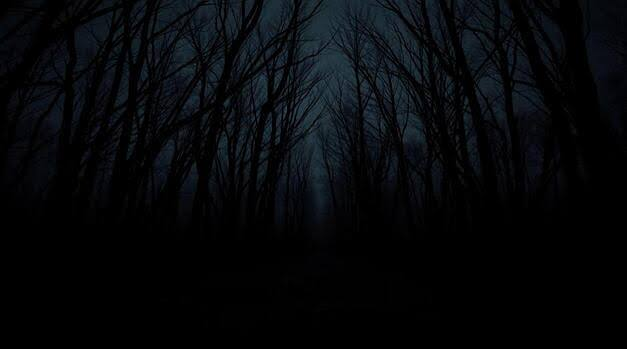
#> input picture images (4).jpeg, 627 x 349 px
$ python tensor.py
#> lines starting #> are read from the running program, lines starting #| are printed output that depends on the picture
import cv2
import numpy as np

#check if the image exists and is valid
img = cv2.imread("images (4).jpeg") #Reads image
#> img is the input picture: shape (349, 627, 3); mean B, G, R 10.6, 8, 6.1

if img is None:
    raise FileNotFoundError("File not found")

if img.ndim != 3 or img.shape[2] != 3:
    raise ValueError("Image must have 3 colour channels")

height, width, channels = img.shape
#> height = 349; width = 627; channels = 3

if height < 224 or width < 224:
    raise ValueError("Image is too small")

# Crop the image to 224x224 pixels
center_x = width // 2
#> center_x = 313
center_y = height // 2
#> center_y = 174

cropped = img[center_y-112:center_y+112,
              center_x-112:center_x+112]
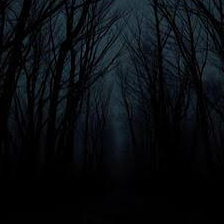
#> cropped: shape (224, 224, 3); mean B, G, R 16.8, 13, 9.8

#configuration for the filter mode
mode = "BERSERK"

filtered = cropped.copy()

if mode == "BERSERK":
    filtered[:, :, 0] = 0
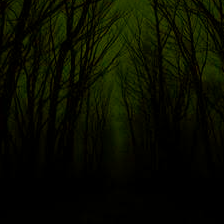
#> filtered: shape (224, 224, 3); mean B, G, R 0, 13, 9.8
    filtered[:, :, 1] = 0
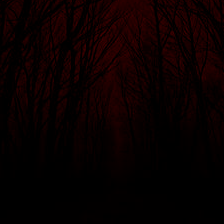
#> filtered: shape (224, 224, 3); mean B, G, R 0, 0, 9.8

elif mode == "NIGHT_VISION":

    # 1. Convert to grayscale to isolate light intensity
    filtered = cv2.cvtColor(cropped, cv2.COLOR_BGR2GRAY)

    # 2. Enhance contrast in dark areas using CLAHE
    clahe = cv2.createCLAHE(clipLimit=3.0, tileGridSize=(8, 8))
    filtered = clahe.apply(filtered)

    # 3. Reduces transparency and enhances visibility in low-light conditions
    filtered = cv2.addWeighted(filtered, 1.5, filtered, 0.5, 0)

    # 4. Map intensity to the Green channel (BGR format szx)
    zeros = np.zeros_like(filtered)
    filtered = cv2.merge([zeros, filtered, zeros])

else:
    raise ValueError("Invalid filter mode")

cv2.imshow("Filtered Image", filtered)
cv2.imwrite("Filtered Image.jpeg", filtered)
cv2.waitKey(0)
cv2.destroyAllWindows()
